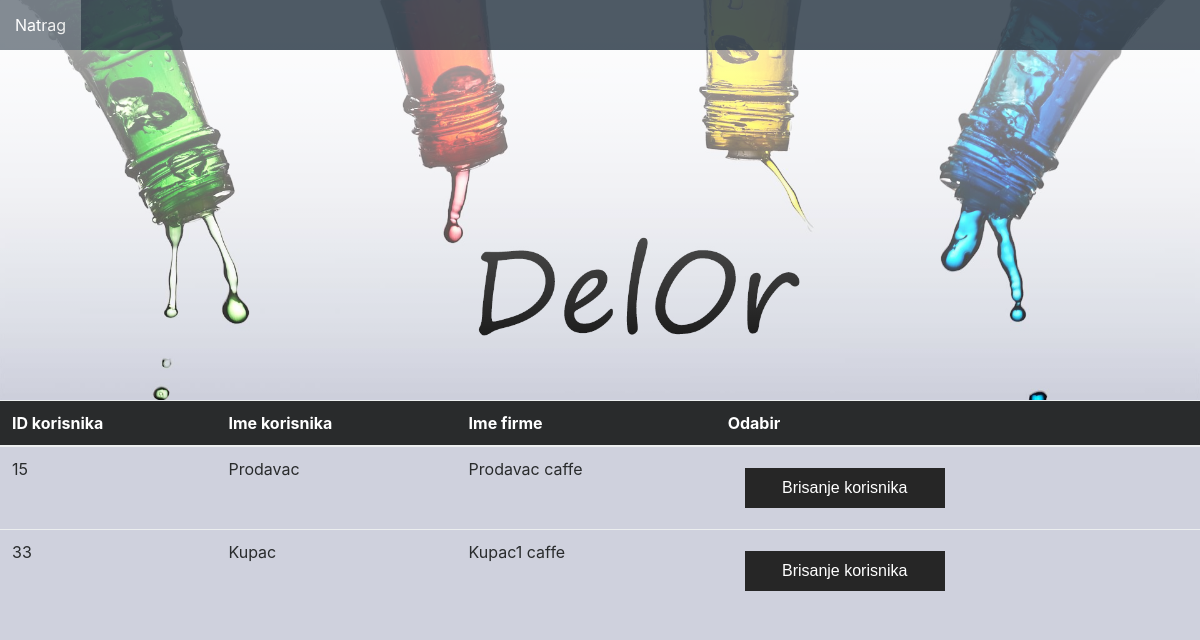
The page /public/Admin/urediprofil_a.php on the database its author committed.
### tables this page shows
CREATE TABLE `korisnik` (
  `id_korisnik` int(11) NOT NULL,
  `korisnicko_ime` varchar(30) NOT NULL,
  `email` varchar(50) NOT NULL,
  `lozinka` varchar(255) NOT NULL,
  `ime_firme` varchar(30) DEFAULT NULL,
  `ime` varchar(20) NOT NULL,
  `prezime` varchar(30) NOT NULL,
  `adresa` varchar(50) DEFAULT NULL,
  `grad` varchar(30) DEFAULT NULL,
  `drzava` varchar(30) DEFAULT NULL,
  `postanski_broj` varchar(10) DEFAULT NULL,
  `broj_telefona` varchar(13) DEFAULT NULL,
  `faks` varchar(13) DEFAULT NULL,
  `tip` varchar(234) NOT NULL
);

### public/Admin/urediprofil_a.php (the view, shortened to what this page needs)
<?php
require 'db.php';
$query1 = "SELECT * FROM korisnik ";
$result1 = mysqli_query($mysqli, $query1);
?>
<!DOCTYPE>
<html>
<head>
	<link rel="stylesheet" type="text/css" media="all" href="../../src/css/bootstrap.min.css">
	<link rel="stylesheet" type="text/css" media="all" href="../../src/css/urediprofil_a.css">
</head>
<body>
<nav id="myNavbar" class="navbar fixed-top navbar-toggleable-md navbar-light bg-faded">
		  <div class="collapse navbar-collapse" id="navbarResponsive">
		    <ul class="navbar-nav ml-center">
	          <li class="nav-item option"><a class="nav-link" href="pocetna_admin.php">Natrag</a></li>
		    </ul>
		  </div>
		</nav>
	<div class="container-fluid">
		<div id="zaglavlje" class="row">
			<div id="iscezavanjek">
			</div>
		</div>
		<div id="ostatak">
			<div class="row boja">
				<table class="table">
					<thead class="thead-inverse">
						<tr>
							<th>ID korisnika</th>
							<th>Ime korisnika</th>
							<th>Ime firme</th>
							<th> Odabir</th>
						</tr>
					</thead>
					<tbody>
						<?php while($korisnik = mysqli_fetch_array($result1)):?>
						<tr>
							<?php if($korisnik['tip']!= 'admin'){ ?>
							<form method="post" action="urediprofil_a.php">
								<td><input type="hidden" name="id_korisnika" value=" <?php echo $korisnik['id_korisnik'];?> ">  <?php echo $korisnik['id_korisnik'];?></td>
								<td><input type="hidden" name="korisnicko_ime" value=" <?php echo $korisnik['id_korisnik'];?> ">  <?php echo $korisnik['korisnicko_ime'];?></td>
								<td><input type="hidden" name="ime_firme" value=" <?php echo $korisnik['id_korisnik'];?> ">  <?php echo $korisnik['ime_firme'];?></td>
								<td><div class="btn">
									 <input type="submit"  value="Brisanje korisnika" name="drop">
				   				</div></td>
							</form>
						<?php } ?>
						</tr>
						<?php endwhile;?>
					</tbody>
				</table>
			</div>
			</div>
</body>
</html>

### src/css/urediprofil_a.css (style rules this page uses)
html, body { margin: 0; padding: 0; background-color: rgb(207,209,221); }
.container-fluid { margin: 0!important; padding: 0!important; width: 100%; }
.row { margin: 0!important; }
#myNavbar { min-height: 50px; background: #22313f !important; opacity: 0.8; padding: 0!important; transition: .5s ease; }
#navbarResponsive > ul { min-height: 50px; }
.nav-link { color: #FFF!important; cursor: pointer; text-align: center; line-height: 50px; padding: 0 15px !important; }
#zaglavlje { height: 50vh; width: 100%; background: url('../img/pice7.jpg'); background-size: cover; background-repeat: no-repeat; background-position: 50% 80%; }
#iscezavanjek { height: 100%; width: 100%; background-image: linear-gradient(to top, transparent 0%, white 100%); }
#ostatak { height:100%; width: 100%; }
.table input[type="submit"] { border: none; outline: none; height: 40px; width: 200px; color: #fff; background: #262626; cursor: pointer; }

### rows shown on the page
korisnik: id_korisnik "15", korisnicko_ime "Prodavac", ime_firme "Prodavac caffe"
korisnik: id_korisnik "33", korisnicko_ime "Kupac", ime_firme "Kupac1 caffe"
